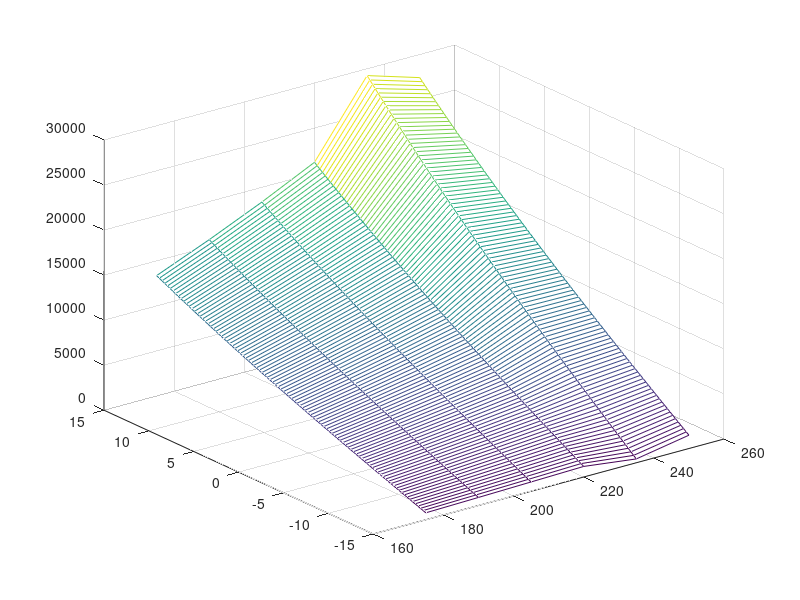

Write MATLAB code to recreate this figure.
clear;
clc;
close all;
%% Data
load("data.mat");
load("Coefficients_CL.txt")
load("Coefficients_CM.txt")

c = 0.4;
rho = 0.38;
S = 1.2;
b = S/c;
Vel = flip(175:15:250);

function cl = C_L(alpha, k, Coeff)
    def = flip(-15:5:15);
    cl_data = Coeff(:,k);    
    line = polyfit(def, cl_data, 1);
    cl = alpha*line(1) + line(2);
end

function cm = C_M(alpha, k, Coeff)
    def = flip(-15:5:15);
    cm_data = Coeff(:,k);    
    line = polyfit(def, cm_data, 1);
    cm = alpha*line(1) + line(2);
end

%% Load
F_p = zeros(length(theta_deg), length(Vel));

function fl=F_L(v, rho, S, cl)
    fl = rho * v^2 *0.5 * S * cl;
end

function ma=Ma(v, rho, S, ch, ca)
    ma = rho * v^2 *0.5 * S * ch * ca;
end

for i = 1:length(theta_deg)
    for k = 1:length(Vel)
        F_p_denom = r*sqrt(1 - ((r^2 - D^2 + P(i)^2)/(2*r*P(i)))^2);
        F_p(i, k) = (Ma(Vel(k), rho, S, C_M(theta_deg(i), k, Coefficients_CM), c) + 0.25*c*F_L(Vel(k), rho, S, C_L(theta_deg(i), k, Coefficients_CL))) / F_p_denom;
    end
end

mesh(Vel, theta_deg, F_p);
%plot(theta_deg, F_p(:, 1),'b-','LineWidth',2);
